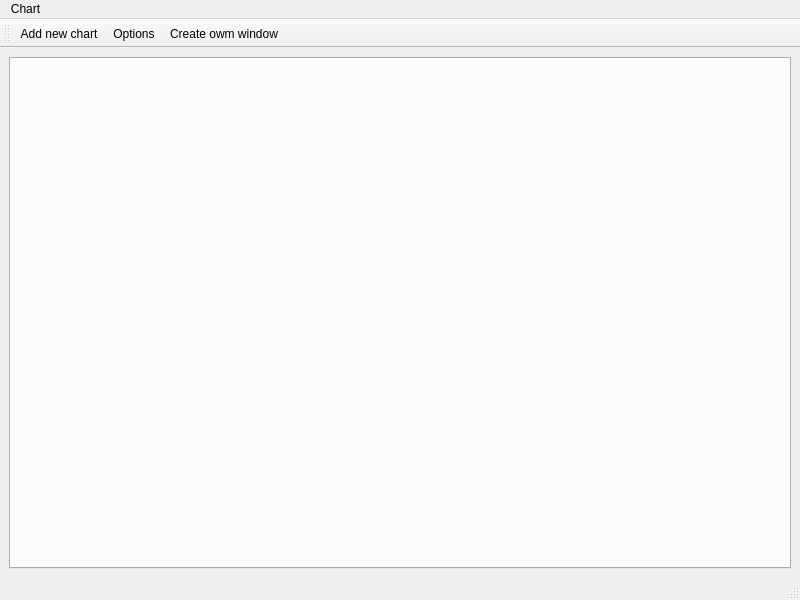
<?xml version="1.0" encoding="UTF-8"?>
<ui version="4.0">
 <class>MainChart</class>
 <widget class="QMainWindow" name="MainChart">
  <property name="geometry">
   <rect>
    <x>0</x>
    <y>0</y>
    <width>800</width>
    <height>600</height>
   </rect>
  </property>
  <property name="windowTitle">
   <string>MainChart</string>
  </property>
  <widget class="QWidget" name="centralwidget">
   <layout class="QHBoxLayout" name="horizontalLayout">
    <item>
     <widget class="QTabWidget" name="tabWidget">
      <property name="tabShape">
       <enum>QTabWidget::Triangular</enum>
      </property>
      <property name="currentIndex">
       <number>-1</number>
      </property>
      <property name="tabsClosable">
       <bool>true</bool>
      </property>
      <property name="movable">
       <bool>true</bool>
      </property>
     </widget>
    </item>
    <item>
     <layout class="QVBoxLayout" name="verticalLayout"/>
    </item>
   </layout>
  </widget>
  <widget class="QMenuBar" name="menubar">
   <property name="geometry">
    <rect>
     <x>0</x>
     <y>0</y>
     <width>800</width>
     <height>21</height>
    </rect>
   </property>
   <widget class="QMenu" name="menufile">
    <property name="title">
     <string>Chart</string>
    </property>
    <addaction name="actionAdd_new_chart"/>
    <addaction name="actionOptions"/>
    <addaction name="actionCreate_owm_window"/>
   </widget>
   <addaction name="menufile"/>
  </widget>
  <widget class="QStatusBar" name="statusbar"/>
  <widget class="QToolBar" name="toolBar">
   <property name="windowTitle">
    <string>toolBar</string>
   </property>
   <attribute name="toolBarArea">
    <enum>TopToolBarArea</enum>
   </attribute>
   <attribute name="toolBarBreak">
    <bool>false</bool>
   </attribute>
   <addaction name="actionAdd_new_chart"/>
   <addaction name="actionOptions"/>
   <addaction name="actionCreate_owm_window"/>
  </widget>
  <action name="actionAdd_new_chart">
   <property name="text">
    <string>Add new chart</string>
   </property>
  </action>
  <action name="actionOptions">
   <property name="text">
    <string>Options</string>
   </property>
  </action>
  <action name="actionCreate_owm_window">
   <property name="text">
    <string>Create owm window</string>
   </property>
  </action>
 </widget>
 <resources/>
 <connections/>
</ui>
